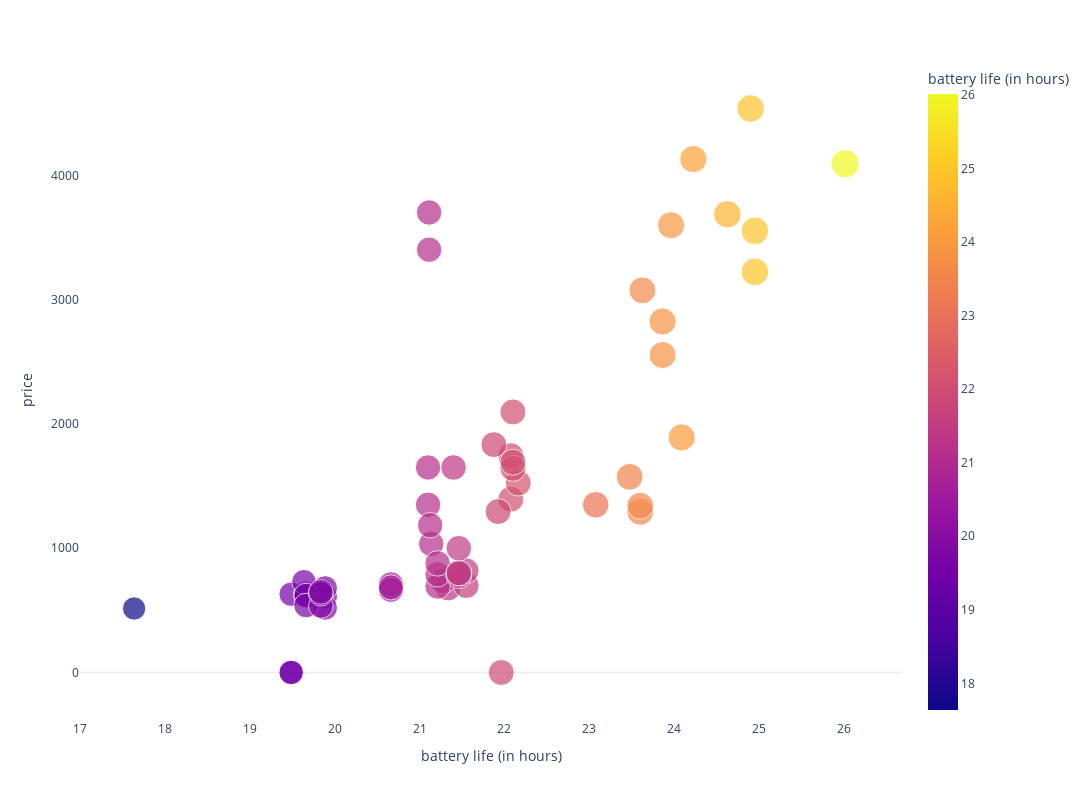

This figure's notebook cell:
### Code cell
fig = px.scatter(df,x='battery life (in hours)', y= 'price',color="battery life (in hours)",
                 size='battery life (in hours)', hover_data=['price'])

fig.update_layout(autosize=False,
                  width=1500,
                  height=800,
                  template = "plotly_white")
fig.update_xaxes(showgrid= False)
fig.update_yaxes(showgrid= False)     

fig.show()

### Figure 1 — Plotly figure (JSON) as saved in the notebook; plotly's stock layout.template omitted (floating-point values rounded to 4 significant figures)
{"data": [{"hovertemplate": "battery life (in hours)=%{marker.color}<br>price=%{y}<extra></extra>", "legendgroup": "", "marker": {"color": [21.1, 21.1, 26.01, 22.07, 22.07, 22.16, 24.09, 22.1, 22.1, 22.1, 23.62, 24.23, 24.62, 17.64, 19.49, 19.85, 19.66, 19.66, 19.64, 21.93, 23.86, 21.14, 21.34, 19.49, 24.95, 24.95, 23.96, 19.49, 19.89, 19.89, 19.89, 21.88, 19.66, 23.86, 21.27, 24.9, 19.66, 21.4, 21.55, 21.55, 20.66, 20.66, 20.66, 21.12, 23.07, 21.11, 21.11, 21.96, 19.84, 19.84, 19.84, 21.21, 21.21, 21.21, 23.48, 21.46, 21.46, 21.46, 21.46, 23.6, 23.6], "coloraxis": "coloraxis", "size": [21.1, 21.1, 26.01, 22.07, 22.07, 22.16, 24.09, 22.1, 22.1, 22.1, 23.62, 24.23, 24.62, 17.64, 19.49, 19.85, 19.66, 19.66, 19.64, 21.93, 23.86, 21.14, 21.34, 19.49, 24.95, 24.95, 23.96, 19.49, 19.89, 19.89, 19.89, 21.88, 19.66, 23.86, 21.27, 24.9, 19.66, 21.4, 21.55, 21.55, 20.66, 20.66, 20.66, 21.12, 23.07, 21.11, 21.11, 21.96, 19.84, 19.84, 19.84, 21.21, 21.21, 21.21, 23.48, 21.46, 21.46, 21.46, 21.46, 23.6, 23.6], "sizemode": "area", "sizeref": 0.06503, "symbol": "circle"}, "mode": "markers", "name": "", "orientation": "v", "showlegend": false, "type": "scatter", "x": [21.1, 21.1, 26.01, 22.07, 22.07, 22.16, 24.09, 22.1, 22.1, 22.1, 23.62, 24.23, 24.62, 17.64, 19.49, 19.85, 19.66, 19.66, 19.64, 21.93, 23.86, 21.14, 21.34, 19.49, 24.95, 24.95, 23.96, 19.49, 19.89, 19.89, 19.89, 21.88, 19.66, 23.86, 21.27, 24.9, 19.66, 21.4, 21.55, 21.55, 20.66, 20.66, 20.66, 21.12, 23.07, 21.11, 21.11, 21.96, 19.84, 19.84, 19.84, 21.21, 21.21, 21.21, 23.48, 21.46, 21.46, 21.46, 21.46, 23.6, 23.6], "xaxis": "x", "y": [1350, 1650, 4096, 1395, 1745, 1525, 1892, 1643, 1693, 2097, 3076, 4132, 3688, 515, 630, 658, 638, 623, 730, 1295, 2555, 1035, 679, 0, 3225, 3555, 3600, 0, 610, 520, 680, 1834, 619, 2825, 735, 4540, 539, 1650, 699, 819, 710, 665, 685, 1185, 1350, 3403, 3703, 0, 535, 634, 649, 692, 790, 878, 1575, 778, 798, 800, 1000, 1294, 1342], "yaxis": "y"}], "layout": {"autosize": false, "coloraxis": {"colorbar": {"title": {"text": "battery life (in hours)"}}, "colorscale": [[0, "#0d0887"], [0.1111, "#46039f"], [0.2222, "#7201a8"], [0.3333, "#9c179e"], [0.4444, "#bd3786"], [0.5556, "#d8576b"], [0.6667, "#ed7953"], [0.7778, "#fb9f3a"], [0.8889, "#fdca26"], [1, "#f0f921"]]}, "height": 800, "legend": {"itemsizing": "constant", "tracegroupgap": 0}, "margin": {"t": 60}, "width": 1500, "xaxis": {"anchor": "y", "domain": [0, 1], "showgrid": false, "title": {"text": "battery life (in hours)"}}, "yaxis": {"anchor": "x", "domain": [0, 1], "showgrid": false, "title": {"text": "price"}}}}
